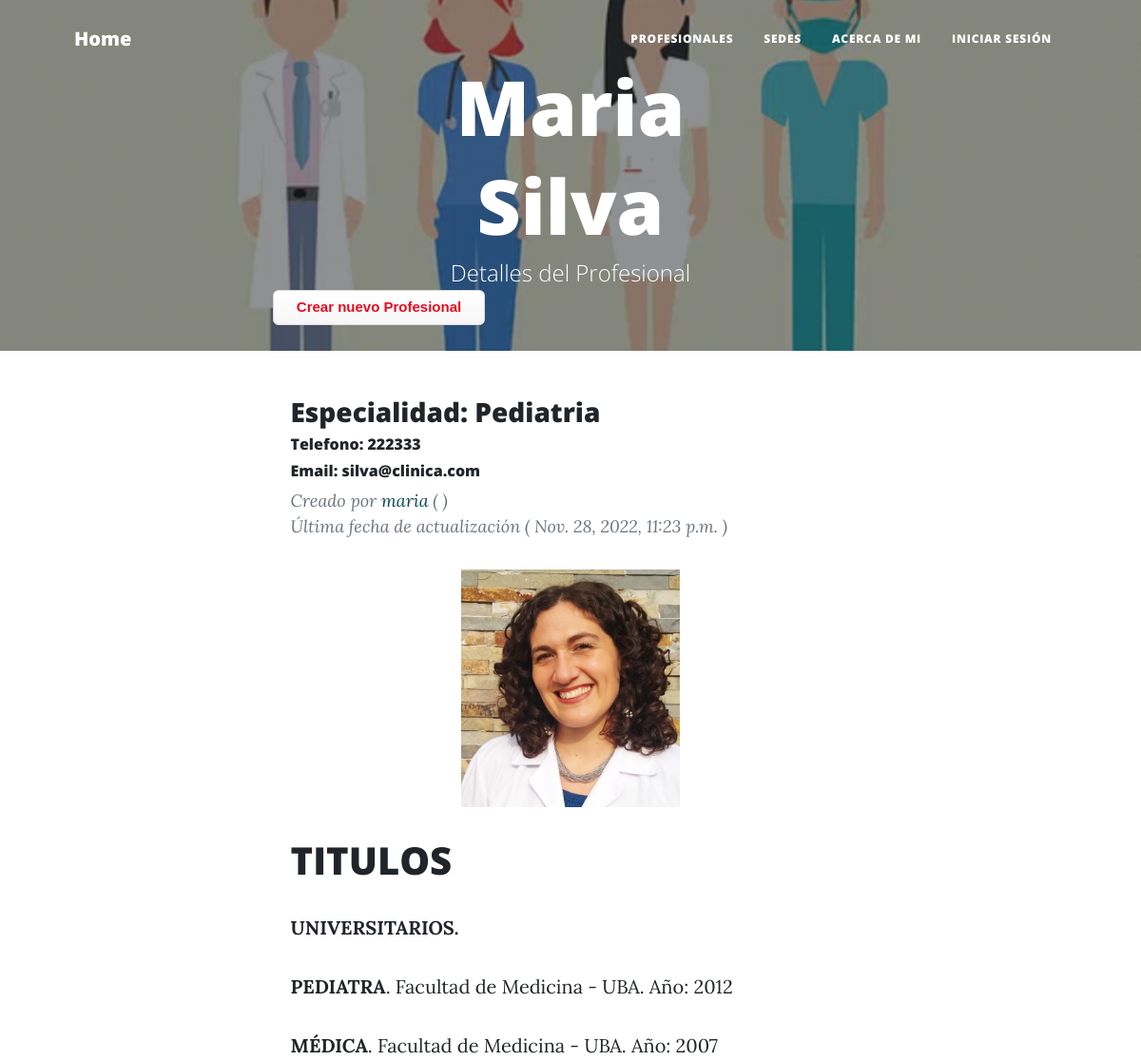
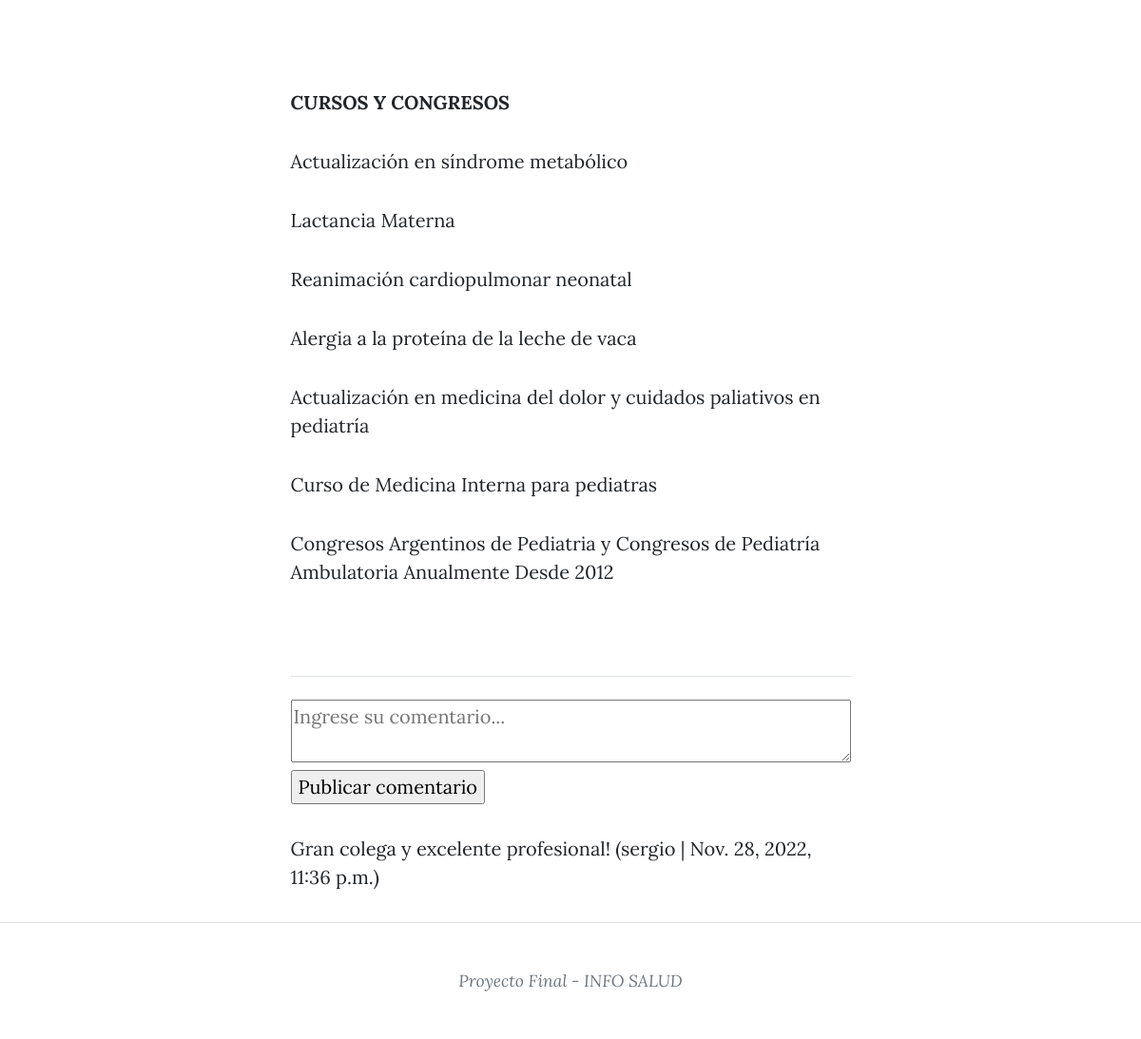
/profesional/profesional/14/detail/, run on the app's committed database (2 pictures, top to bottom).
### profesional/models.py (models this page shows, shortened)
class Profesional(models.Model):
    name = models.CharField(max_length=40)
    last_name = models.CharField(max_length=40)
    email = models.EmailField()
    especialidad = models.CharField(max_length=40)
    tel= models.IntegerField()
    description = RichTextField(null=True, blank=True)
    image = models.ImageField(upload_to='profesional', null=True, blank=True)
    owner = models.ForeignKey(User, on_delete=models.CASCADE)
    comments = models.ManyToManyField(
        User, through="Comment", related_name="comments_owned"
    )
    created_at = models.DateTimeField(auto_now_add=True, null=True)
    updated_at = models.DateTimeField(auto_now=True, null=True)
    class Meta:
        unique_together = (
            "name",
            "last_name",
            "especialidad",
            "tel",
        )
        ordering = ["-created_at"]

class Comment(models.Model):
    text = models.TextField(
        validators=[
            MinLengthValidator(10, "El comentario debe ser mayor de 10 caracteres")
        ]
    )
    profesional = models.ForeignKey(Profesional, on_delete=models.CASCADE)
    owner = models.ForeignKey(User, on_delete=models.CASCADE)
    created_at = models.DateTimeField(auto_now_add=True)
    updated_at = models.DateTimeField(auto_now=True)

### profesional/views.py (the view)
# urls.py: path("profesional/<int:pk>/detail/", views.ProfesionalDetailView.as_view(), name="profesional-detail"),
class ProfesionalDetailView(DetailView):
    model = Profesional
    template_name = "profesional/profesional_detail.html"
    fields = ["name", "last_name","email", "especialidad","tel", "description", "image"]
    def get(self, request, pk):
        profesional = Profesional.objects.get(id=pk)
        comments = Comment.objects.filter(profesional=profesional).order_by("-updated_at")
        comment_form = CommentForm()
        context = {
            "profesional": profesional,
            "comments": comments,
            "comment_form": comment_form,
        }
        return render(request, self.template_name, context)

### profesional/forms.py
class CommentForm(forms.Form):
    comment_text = forms.CharField(
        label="",
        required=False,
        max_length=500,
        min_length=10,
        strip=True,
        widget=forms.Textarea(
            attrs={
                "class": "comment-text",
                "placeholder": "Ingrese su comentario...",
                "required": "True",
                "max_length": 500,
                "min_length": 10,
                "rows": 2,
                "cols": 10,
                "style":"min-width: 100%",
            }
        ),
    )

### profesional/templates/profesional/profesional_detail.html (shortened to what this page needs)
{% extends "home/index.html" %}
{% load static %}
{% block my_blog_header %}
<header class="masthead" style="background-image: url('/static/home/assets/img/medicos.png')">
    <div class="container position-relative px-4 px-lg-5">
        <div class="row gx-4 gx-lg-5 justify-content-center">
            <div class="col-md-15 col-lg-16 col-xl-14">
                <div class="site-heading">
                    <h1>{{ profesional.name }}</h1>
                    <h1>{{ profesional.last_name }}</h1>
                    <span class="subheading">Detalles del Profesional</span>
                </div>
            </div>
        </div>
        <a class="button_custom" href="{% url 'profesional:profesional-add' %}">Crear nuevo Profesional</a>
    </div>
</header>
{% endblock %}
{% block my_blog_content %}
<div class="post-preview">
    <h3 class="post-subtitle">Especialidad: {{ profesional.especialidad }}</h3>
    <h6 class="post-subtitle">Telefono: {{ profesional.tel }}</h6>
    <h6 class="post-subtitle">Email: {{ profesional.email }}</h6>
    <p class="post-meta">
        Creado por
        <span style="color: #0b4956;" href="">{{ profesional.owner.username }}</span>
        ( {{ course.created_at }} )
        <br>
        Última fecha de actualización ( {{ profesional.updated_at }} )
    </p>
    {% if profesional.image %}
        <div style="text-align: center;">
            <img height="250px" src="{{ profesional.image.url }}">
        </div>
    {% endif %}
    <p class="card-text ">{{ profesional.description|safe }}</p>
    <hr class="my-4" />
    <form method="POST" action="{% url 'profesional:comment-create' profesional.id %}">
        {{ comment_form }}
    <input type="submit" value="Publicar comentario">
    </form>
    {% for comment in comments %}
        <p> {{ comment.text }}
            ({{ comment.owner.username }} | {{ comment.updated_at }})
        </p>
    {% endfor %}
</div>
{% endblock %}

### data on the page
Profesional: name "Maria", last_name "Silva", especialidad "Pediatria", tel "222333", email "silva@clinica.com", owner.username "maria", updated_at "Nov. 28, 2022, 11:23 p.m.", image (picture), description "TITULOS UNIVERSITARIOS. PEDIATRA . Facultad de Medicina - UBA. Año: 2012 MÉDICA . Facultad de Medicina - UBA. Año: 2007 CURSOS Y CONGRESOS Actualización en síndrome metabólico Lactancia Materna Reanimación cardiopulmonar neonatal Alergia a la proteína de la leche de vaca Actualización en medicina del dolor y cuidados paliativos en pediatría Curso de Medicina Interna para pediatras Congresos Argentinos de Pediatria y Congresos de Pediatría Ambulatoria Anualmente Desde 2012"
Comment: text "Gran colega y excelente profesional!", owner.username "sergio", updated_at "Nov. 28, 2022, 11:36 p.m."
